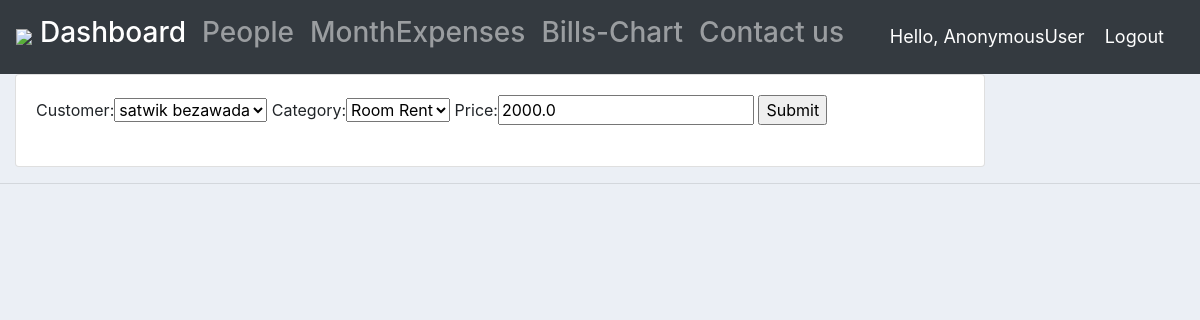
/updateproduct/30/, run on the app's committed database.
### cycle/models.py (models this page shows, shortened)
class Product(models.Model):
    CATEGORY = (
        ('ROOM RENT', 'Room Rent'),
        ('Maintance', 'Maintance'),
    )
    customer = models.ForeignKey(Customer, null=True, on_delete=models.SET_NULL)
    price = models.FloatField(null=True)
    category = models.CharField(max_length=200, null=True, choices=CATEGORY)
    date_created = models.DateTimeField(auto_now_add=True, null=True)

### cycle/views.py (the view)
# urls.py: path('updateproduct/<str:pk>/',views.updateproduct,name="updateproduct"),
def updateproduct(request,pk):
    product=Product.objects.get(id=pk)
    form=ProductForm(instance=product)
    if request.method == 'POST':
        form = ProductForm(request.POST,instance=product)
        if form.is_valid():
            form.save()
            return redirect('/')
    context = {'form': form}
    return render(request, 'main/createcustomer.html', context)

### cycle/forms.py
class ProductForm(ModelForm):
    class Meta:
        model= Product
        fields=['customer','category','price']

### cycle/models.py (called while the page is built)
    def __str__(self):
        return self.name

### cycle/templates/main/createcustomer.html (shortened to what this page needs)
{%  extends 'main/main.html' %}
{% block content %}
<div class="row">
	<div class="col-md-10">
		<div class="card card-body">
			<form action="" method="POST">
				{{form}}
				<input type="submit" name="Submit">
			</form>
		</div>
	</div>
</div>
{% endblock %}

### static/css/main.css (style rules this page uses)
body { background-color: #ebeff5; }

### data on the page
Product: customer "satwik bezawada", category "Room Rent", price "2000.0"

### other printed values
{{ request.user }} "AnonymousUser"
